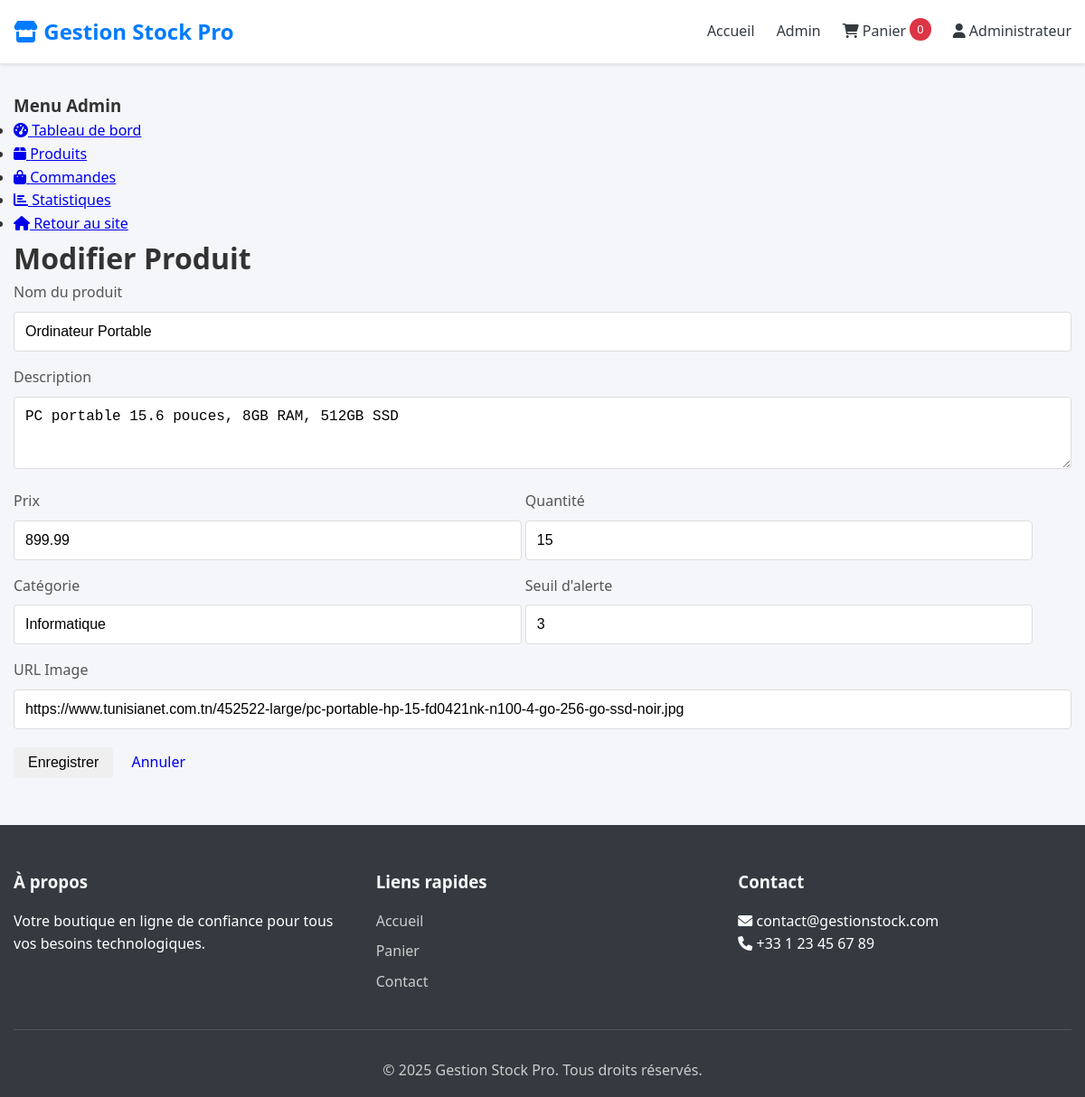
Page /admin/products.php?action=edit&id=1 (signed in) on the committed database.
### tables this page shows
CREATE TABLE `Produit` (
  `id_pdt` int(11) NOT NULL,
  `nom_pdt` varchar(200) NOT NULL,
  `description_pdt` text DEFAULT NULL,
  `prix` decimal(10,2) NOT NULL,
  `quantite` int(11) DEFAULT 0,
  `categorie` varchar(100) DEFAULT NULL,
  `seuil_alerte` int(11) DEFAULT 5,
  `image_url` varchar(255) DEFAULT NULL,
  `date_ajout` timestamp NOT NULL DEFAULT current_timestamp(),
  `statut` enum('actif','inactif') DEFAULT 'actif'
);

### includes/product.php (called while the page is built, shortened)
<?php
require_once __DIR__ . '/../config/database.php';
class Product {
    private $conn;
    private $table = 'Produit';
    public function __construct() {
        $database = new Database();
        $this->conn = $database->getConnection();
    }
    public function getById($id) {
        $query = "SELECT * FROM " . $this->table . " WHERE id_pdt = :id";
        $stmt = $this->conn->prepare($query);
        $stmt->bindParam(":id", $id);
        $stmt->execute();
        return $stmt->fetch(PDO::FETCH_ASSOC);
    }
}
?>

### config/database.php (called while the page is built, shortened)
<?php
class Database {
    private $host = "localhost";
    private $db_name = "gestion_stock";
    private $username = "root";
    private $password = "";
    public function getConnection() {
        $this->conn = null;
        try {
            $this->conn = new PDO(
                "mysql:host=" . $this->host . ";dbname=" . $this->db_name,
                $this->username,
                $this->password
            );
            $this->conn->setAttribute(PDO::ATTR_ERRMODE, PDO::ERRMODE_EXCEPTION);
            $this->conn->exec("set names utf8");
        } catch(PDOException $exception) {
            echo "Connection error: " . $exception->getMessage();
        }
        return $this->conn;
    }
}
?>

### admin/products.php (the view, shortened to what this page needs)
<?php
require_once '../config/database.php';
require_once '../includes/product.php';
$product = new Product();
$action = isset($_GET['action']) ? $_GET['action'] : 'list';
$error = '';
$success = '';
include '../includes/header.php';
?>
<div class="admin-container">
    <div class="sidebar-admin">
        <h3>Menu Admin</h3>
        <ul>
            <li><a href="dashboard.php"><i class="fas fa-tachometer-alt"></i> Tableau de bord</a></li>
            <li><a href="products.php" class="active"><i class="fas fa-box"></i> Produits</a></li>
            <li><a href="orders.php"><i class="fas fa-shopping-bag"></i> Commandes</a></li>
            <li><a href="statistics.php"><i class="fas fa-chart-bar"></i> Statistiques</a></li>
            <li><a href="../index.php"><i class="fas fa-home"></i> Retour au site</a></li>
        </ul>
    </div>
    <div class="main-admin">
        <?php if ($action == 'list'): ?>
            <div class="d-flex justify-content-between align-items-center mb-3">
                <h1>Gestion des Produits</h1>
                <a href="products.php?action=add" class="btn btn-success"><i class="fas fa-plus"></i> Nouveau Produit</a>
            </div>
            <?php if($success): ?>
                <div class="alert alert-success"><?php echo $success; ?></div>
            <?php endif; ?>
            <?php if($error): ?>
                <div class="alert alert-danger"><?php echo $error; ?></div>
            <?php endif; ?>
            <div class="section">
                <table class="table">
                    <thead>
                        <tr>
                            <th>ID</th>
                            <th>Image</th>
                            <th>Nom</th>
                            <th>Prix</th>
                            <th>Stock</th>
                            <th>Catégorie</th>
                            <th>Actions</th>
                        </tr>
                    </thead>
                    <tbody>
                        <?php
                        $products = $product->getAll();
                        foreach ($products as $p):
                        ?>
                            <tr>
                                <td><?php echo $p['id_pdt']; ?></td>
                                <td>
                                    <?php if($p['image_url']): ?>
                                        <img src="<?php echo htmlspecialchars($p['image_url']); ?>" alt="" style="width: 40px; height: 40px; object-fit: cover;">
                                    <?php endif; ?>
                                </td>
                                <td><?php echo htmlspecialchars($p['nom_pdt']); ?></td>
                                <td><?php echo number_format($p['prix'], 2); ?> €</td>
                                <td>
                                    <span class="<?php echo $p['quantite'] <= $p['seuil_alerte'] ? 'text-danger font-weight-bold' : ''; ?>">
                                        <?php echo $p['quantite']; ?>
                                    </span>
                                </td>
                                <td><?php echo htmlspecialchars($p['categorie']); ?></td>
                                <td>
                                    <a href="products.php?action=edit&id=<?php echo $p['id_pdt']; ?>" class="btn btn-sm btn-primary"><i class="fas fa-edit"></i></a>
                                    <a href="products.php?action=delete&id=<?php echo $p['id_pdt']; ?>" class="btn btn-sm btn-danger" onclick="return confirm('Êtes-vous sûr ?')"><i class="fas fa-trash"></i></a>
                                </td>
                            </tr>
                        <?php endforeach; ?>
                    </tbody>
                </table>
            </div>
        <?php elseif ($action == 'add' || $action == 'edit'): ?>
            <?php
            $p = null;
            if ($action == 'edit' && isset($_GET['id'])) {
                $p = $product->getById($_GET['id']);
            }
            ?>
            <h1><?php echo $action == 'add' ? 'Nouveau Produit' : 'Modifier Produit'; ?></h1>
            <div class="section">
                <form action="products.php" method="POST">
                    <div class="form-group">
                        <label>Nom du produit</label>
                        <input type="text" name="nom" class="form-control" required value="<?php echo $p ? htmlspecialchars($p['nom_pdt']) : ''; ?>">
                    </div>
                    <div class="form-group">
                        <label>Description</label>
                        <textarea name="description" class="form-control" rows="3"><?php echo $p ? htmlspecialchars($p['description_pdt']) : ''; ?></textarea>
                    </div>
                    <div class="row">
                        <div class="col-md-6" style="width: 48%; display: inline-block;">
                            <div class="form-group">
                                <label>Prix</label>
                                <input type="number" step="0.01" name="prix" class="form-control" required value="<?php echo $p ? $p['prix'] : ''; ?>">
                            </div>
                        </div>
                        <div class="col-md-6" style="width: 48%; display: inline-block;">
                            <div class="form-group">
                                <label>Quantité</label>
                                <input type="number" name="quantite" class="form-control" required value="<?php echo $p ? $p['quantite'] : ''; ?>">
                            </div>
                        </div>
                    </div>
                    <div class="row">
                        <div class="col-md-6" style="width: 48%; display: inline-block;">
                            <div class="form-group">
                                <label>Catégorie</label>
                                <input type="text" name="categorie" class="form-control" required value="<?php echo $p ? htmlspecialchars($p['categorie']) : ''; ?>">
                            </div>
                        </div>
                        <div class="col-md-6" style="width: 48%; display: inline-block;">
                            <div class="form-group">
                                <label>Seuil d'alerte</label>
                                <input type="number" name="seuil" class="form-control" value="<?php echo $p ? $p['seuil_alerte'] : '5'; ?>">
                            </div>
                        </div>
                    </div>
                    <div class="form-group">
                        <label>URL Image</label>
                        <input type="text" name="image_url" class="form-control" value="<?php echo $p ? htmlspecialchars($p['image_url']) : ''; ?>">
                    </div>
                    <div class="mt-3">
                        <button type="submit" class="btn btn-success">Enregistrer</button>
                        <a href="products.php" class="btn btn-secondary">Annuler</a>
                    </div>
                </form>
            </div>
        <?php endif; ?>
    </div>
</div>
<?php include '../includes/footer.php'; ?>

### includes/header.php (shortened to what this page needs)
<!DOCTYPE html>
<html lang="fr">
<head>
    <link rel="stylesheet" href="<?php echo BASE_URL; ?>assets/css/style.css">
    <link rel="stylesheet" href="<?php echo BASE_URL; ?>assets/css/auth.css">
    <link rel="stylesheet" href="https://cdnjs.cloudflare.com/ajax/libs/font-awesome/6.0.0/css/all.min.css">
</head>
<body>
    <nav class="navbar">
        <div class="container">
            <a href="<?php echo BASE_URL; ?>index.php" class="navbar-brand">
                <i class="fas fa-store"></i> <?php echo defined('SITE_NAME') ? SITE_NAME : 'Gestion Stock'; ?>
            </a>
            <div class="navbar-nav">
                <a href="<?php echo BASE_URL; ?>index.php" class="nav-link">Accueil</a>
                <?php if(isset($_SESSION['user_id'])): ?>
                    <?php if(isset($_SESSION['user_role']) && $_SESSION['user_role'] === 'admin'): ?>
                        <a href="<?php echo BASE_URL; ?>admin/dashboard.php" class="nav-link">Admin</a>
                    <?php endif; ?>
                    <a href="<?php echo BASE_URL; ?>cart.php" class="nav-link">
                        <i class="fas fa-shopping-cart"></i> Panier
                        <span class="badge" id="cart-count">0</span>
                    </a>
                    <div class="dropdown">
                        <a href="#" class="nav-link dropdown-toggle">
                            <i class="fas fa-user"></i> <?php echo htmlspecialchars($_SESSION['user_name']); ?>
                        </a>
                    </div>
                <?php else: ?>
                    <a href="<?php echo BASE_URL; ?>login.php" class="nav-link">Connexion</a>
                    <a href="<?php echo BASE_URL; ?>register.php" class="nav-link btn btn-outline">Inscription</a>
                <?php endif; ?>
            </div>
        </div>
    </nav>
    <main class="container main-content">

### includes/footer.php (shortened to what this page needs)
    </main>
    <footer class="footer">
        <div class="container">
            <div class="footer-content">
                <div class="footer-section">
                    <h3>À propos</h3>
                    <p>Votre boutique en ligne de confiance pour tous vos besoins technologiques.</p>
                </div>
                <div class="footer-section">
                    <h3>Liens rapides</h3>
                    <ul>
                        <li><a href="<?php echo BASE_URL; ?>index.php">Accueil</a></li>
                        <li><a href="<?php echo BASE_URL; ?>cart.php">Panier</a></li>
                        <li><a href="<?php echo BASE_URL; ?>contact.php">Contact</a></li>
                    </ul>
                </div>
                <div class="footer-section">
                    <h3>Contact</h3>
                    <p><i class="fas fa-envelope"></i> contact@gestionstock.com</p>
                    <p><i class="fas fa-phone"></i> +33 1 23 45 67 89</p>
                </div>
            </div>
            <div class="footer-bottom">
                <p>&copy; <?php echo date('Y'); ?> <?php echo defined('SITE_NAME') ? SITE_NAME : 'Gestion Stock'; ?>. Tous droits réservés.</p>
            </div>
        </div>
    </footer>
</body>
</html>

### assets/css/style.css (style rules this page uses)
:root { --primary-color: #007bff; --secondary-color: #6c757d; --success-color: #28a745; --danger-color: #dc3545; --light-color: #f8f9fa; --dark-color: #343a40; }
* { box-sizing: border-box; margin: 0; padding: 0; }
body { font-family: 'Segoe UI', Tahoma, Geneva, Verdana, sans-serif; line-height: 1.6; color: #333; background-color: #f4f6f9; }
.container { max-width: 1200px; margin: 0 auto; padding: 0 15px; }
.navbar { background-color: white; box-shadow: 0 2px 4px rgba(0, 0, 0, 0.1); padding: 1rem 0; margin-bottom: 2rem; }
.navbar .container { display: flex; justify-content: space-between; align-items: center; }
.navbar-brand { font-size: 1.5rem; font-weight: bold; color: var(--primary-color); text-decoration: none; }
.navbar-nav { display: flex; align-items: center; gap: 1.5rem; }
.nav-link { color: var(--dark-color); text-decoration: none; font-weight: 500; transition: color 0.2s; }
.btn { display: inline-block; padding: 0.5rem 1rem; border: none; border-radius: 4px; cursor: pointer; font-size: 1rem; text-decoration: none; transition: background-color 0.2s; }
.footer { background-color: var(--dark-color); color: white; padding: 3rem 0 1rem; margin-top: 3rem; }
.footer-content { display: grid; grid-template-columns: repeat(auto-fit, minmax(250px, 1fr)); gap: 2rem; margin-bottom: 2rem; }
.footer-section h3 { margin-bottom: 1rem; color: var(--light-color); }
.footer-section ul { list-style: none; }
.footer-section ul li { margin-bottom: 0.5rem; }
.footer-section a { color: #ccc; text-decoration: none; }
.footer-bottom { text-align: center; padding-top: 2rem; border-top: 1px solid #555; color: #ccc; }
.badge { background-color: var(--danger-color); color: white; padding: 0.2rem 0.5rem; border-radius: 50%; font-size: 0.8rem; vertical-align: top; }
.dropdown { position: relative; }

### assets/css/auth.css (style rules this page uses)
.form-group { margin-bottom: 1rem; }
.form-group label { display: block; margin-bottom: 0.5rem; color: #555; }
.form-control { width: 100%; padding: 0.75rem; border: 1px solid #ddd; border-radius: 4px; font-size: 1rem; transition: border-color 0.2s; }

### rows in the picture
produit: nom "Ordinateur Portable", description "PC portable 15.6 pouces, 8GB RAM, 512GB SSD", prix "899.99", quantite "15", categorie "Informatique", seuil "3", image_url "https://www.tunisianet.com.tn/452522-large/pc-portable-hp-15-fd0421nk-n100-4-go-256-go-ssd-noir.jpg"

### other values in the picture
SITE_NAME "Gestion Stock Pro"
$_SESSION['user_name'] "Administrateur"
